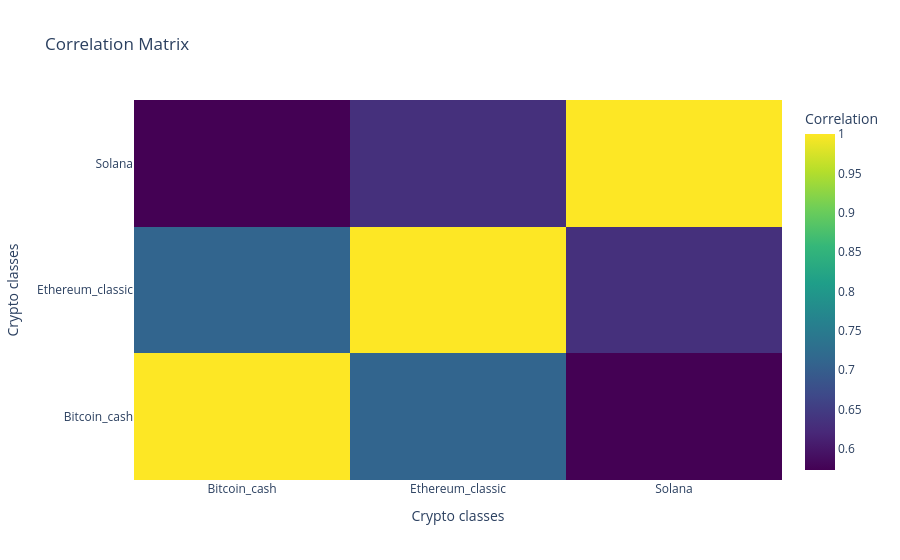
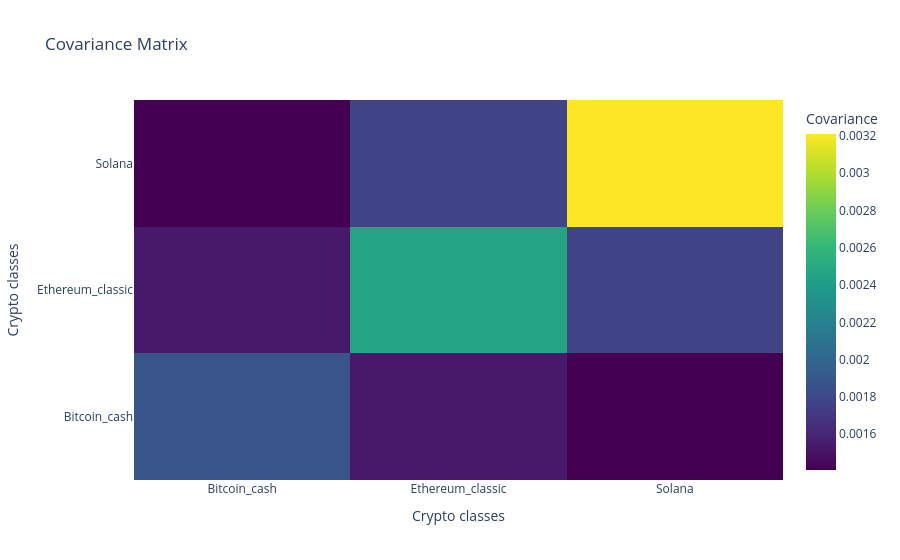

Notebook code cell kept with these figures, in order:
### Markdown cell above
# Plotting Output of Matrices

### Code cell
import plotly.graph_objects as go

# Assuming 'correlation_matrix' and 'covariance_matrix' are already computed

# Plot Correlation Matrix
fig_corr = go.Figure(data=go.Heatmap(
    z=correlation_matrix.values,
    x=correlation_matrix.columns,
    y=correlation_matrix.index,
    colorscale='Viridis',  # You can change the colorscale as needed
    colorbar=dict(title='Correlation')
))
fig_corr.update_layout(title='Correlation Matrix', xaxis_title='Crypto classes', yaxis_title='Crypto classes')
fig_corr.show()

# Plot Covariance Matrix
fig_cov = go.Figure(data=go.Heatmap(
    z=covariance_matrix.values,
    x=covariance_matrix.columns,
    y=covariance_matrix.index,
    colorscale='Viridis',  # You can change the colorscale as needed
    colorbar=dict(title='Covariance')
))
fig_cov.update_layout(title='Covariance Matrix', xaxis_title='Crypto classes', yaxis_title='Crypto classes')
fig_cov.show()

### Figure 1 — Plotly figure (JSON) as saved in the notebook; plotly's stock layout.template omitted (floating-point values rounded to 4 significant figures)
{"data": [{"colorbar": {"title": {"text": "Correlation"}}, "colorscale": [[0, "#440154"], [0.1111, "#482878"], [0.2222, "#3e4989"], [0.3333, "#31688e"], [0.4444, "#26828e"], [0.5556, "#1f9e89"], [0.6667, "#35b779"], [0.7778, "#6ece58"], [0.8889, "#b5de2b"], [1, "#fde725"]], "type": "heatmap", "x": ["Bitcoin_cash", "Ethereum_classic", "Solana"], "y": ["Bitcoin_cash", "Ethereum_classic", "Solana"], "z": [[1, 0.7116, 0.5733], [0.7116, 1, 0.6328], [0.5733, 0.6328, 1]]}], "layout": {"title": {"text": "Correlation Matrix"}, "xaxis": {"title": {"text": "Crypto classes"}}, "yaxis": {"title": {"text": "Crypto classes"}}}}

### Figure 2 — Plotly figure (JSON) as saved in the notebook; plotly's stock layout.template omitted (floating-point values rounded to 4 significant figures)
{"data": [{"colorbar": {"title": {"text": "Covariance"}}, "colorscale": [[0, "#440154"], [0.1111, "#482878"], [0.2222, "#3e4989"], [0.3333, "#31688e"], [0.4444, "#26828e"], [0.5556, "#1f9e89"], [0.6667, "#35b779"], [0.7778, "#6ece58"], [0.8889, "#b5de2b"], [1, "#fde725"]], "type": "heatmap", "x": ["Bitcoin_cash", "Ethereum_classic", "Solana"], "y": ["Bitcoin_cash", "Ethereum_classic", "Solana"], "z": [[0.001878, 0.001529, 0.001408], [0.001529, 0.002457, 0.001777], [0.001408, 0.001777, 0.00321]]}], "layout": {"title": {"text": "Covariance Matrix"}, "xaxis": {"title": {"text": "Crypto classes"}}, "yaxis": {"title": {"text": "Crypto classes"}}}}
